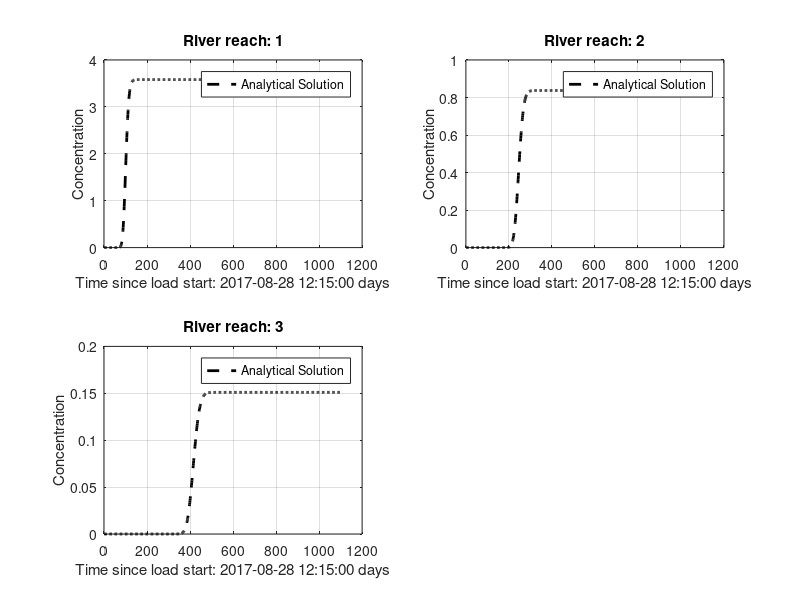

Source code (MATLAB):

% 2-dimensional analytical solution - Transient (using the analytical solution for
% instantaneous point source integrated with respect to time)

function AnltSOL_TRANSIENT_mizuroute

%%%%%%%%%%%%%%%%%%%%%%%%%%%%%%%%%%%%%%%%%%%
% CHOOSE TEST %%%%%%%%%%%%%%%%%%%%%%%%%%%%%%
%%%%%%%%%%%%%%%%%%%%%%%%%%%%%%%%%%%%%%%%%%%

% test = 2; % 2_nrTrans_instS_PorMedia
% test = 4; % 4_nrTrans_contS_PorMedia
% test = 6; % 6_nrTrans_instS_PorMedia_linDecay
% test = 8; % 8_nrTrans_contS_PorMedia_linDecay
 
test = 8; 

%%%%%%%%%%%%%%%%%%%%%%%%%%%%%%%%%%%%%%%%%%%
% General mdoel setup %%%%%%%%%%%%%%%%%%%%%
% Don't change
%%%%%%%%%%%%%%%%%%%%%%%%%%%%%%%%%%%%%%%%%%%


dist_between_nodes = cumsum([80.348, 113.724, 134.015]); % km
timeDays_travel_between_nodes = [120, 250, 370]; % days

% Preliminary calcs %%%%%%%%%%%%%%%%%%%%%%%%%%%%%%%%


% Time steps
if test == 4 || test == 8 
    %x_request = [6430, 6753, 6893];
    %x_dist_request = [1, 400, 500];
    %x_dist_request = cumsum([80.348, 113.724, 134.015]); % km
    %x_dist_request = [150]; %km
    start_day =  '2017-08-28 12:15:00';
    tsim_nDays_sinceStart = 1100; % time reachis nodes: 120, 250 and 370;
    
    if test == 4
        timeDays_travel_between_nodes = timeDays_travel_between_nodes - 20; % days
    end
    
    V_kmday = dist_between_nodes ./ (timeDays_travel_between_nodes);
    Dy = mean(V_kmday)*0.5;

elseif test == 2 || test == 6 
    tsim = [...
            60 * 60 * 24 * 55,...
            60 * 60 * 24 * 85,...
            60 * 60 * 24 * 120,...
            ];
end

% Storing %%%%%%%%%%%%%%%%%%%%%%%%%%%%%%%%
storage.Dy = Dy;
storage.tsim_nDays_sinceStart = tsim_nDays_sinceStart;
storage.V_kmday = V_kmday;
%storage.ny = ny;

%%%%%%%%%%%%%%%%%%%%%%%%%%%%%%%%%%%%%%%%%%%%%%%%%%%%%%%%%%%%%%%%%%%%%%
n_x_request = numel(dist_between_nodes);
for x_reqi = 1:n_x_request
    
    
    if test == 4 || test == 8 
        
        % Input concentration (continuous)
        C0 = 10;
         
        % Set reation rate
        if test == 4; r = 0; end                % conservative
        if test == 8; r = 0.01; end  % linear decay
        storage.C0 = C0;
        storage.r = r;
        save InputData storage;
        
        % Call analytical solver
        Analytical_calc_1D_contS(dist_between_nodes,x_reqi,tsim_nDays_sinceStart)
        
    elseif test == 2 || test == 6
        
        % Input mass (instantaneous)
        M = 350;
        
        % Mass of the receiving node
        mLayerVolFracLiq = [0.2007, 0.2014, 0.2020, 0.2027, 0.2034, 0.2041, 0.2048, 0.2055, 0.2063, 0.2070, 0.2077, 0.2085, 0.2093, 0.2101, 0.2109, 0.2117, 0.2125, 0.2133, 0.2141, 0.2150, 0.2159, 0.2167, 0.2176, 0.2185, 0.2194, 0.2204, 0.2213, 0.2223, 0.2232, 0.2242, 0.2252, 0.2262, 0.2272, 0.2283, 0.2293, 0.2304, 0.2315, 0.2326, 0.2337, 0.2348, 0.2360, 0.2372, 0.2384, 0.2396, 0.2408, 0.2420, 0.2433, 0.2446, 0.2459, 0.2472, 0.2485, 0.2499, 0.2513, 0.2527, 0.2541, 0.2555, 0.2570, 0.2584, 0.2599, 0.2615, 0.2630, 0.2646, 0.2662, 0.2678, 0.2694, 0.2711, 0.2727, 0.2744, 0.2761, 0.2779, 0.2796, 0.2814, 0.2832, 0.2850, 0.2869, 0.2888, 0.2906, 0.2925, 0.2945, 0.2964, 0.2984, 0.3003, 0.3023, 0.3043, 0.3063, 0.3083, 0.3104, 0.3124, 0.3145, 0.3165, 0.3186, 0.3206, 0.3227, 0.3247, 0.3268, 0.3288, 0.3308, 0.3328, 0.3348, 0.3368];
        hru_area_m2      = 32700;
        
        mLayerVolFracWat_summa_m3 = mLayerVolFracLiq * hru_area_m2 * mLayerDepth_summa_m;
        mLayerVolFracWat_summa_mm_m2 = mLayerVolFracLiq * hru_area_m2 * mLayerDepth_summa_m * 1000;
        UpLayVol_mm_m2 = mLayerVolFracWat_summa_m3 * 1000; % to mm*m2
        
        iLayerLiqFluxSoil_summa_mm_s = iLayerLiqFluxSoil_summa_m_s * 1000;
        
        % Set reaction rate
        if test == 2; r = 0; end                % conservative
        if test == 6; r = 0.01/(60*60*24); end  % linear decay
        
        storage.M = M;
        storage.UpLayVol_mm_m2 = UpLayVol_mm_m2;
        storage.mLayerVolFracWat_summa_mm_m2 = mLayerVolFracWat_summa_mm_m2;
        storage.mLayerVolFracLiq = mLayerVolFracLiq;
        storage.r = r;
        %storage.mLayerDepth_summa_mm = mLayerDepth_summa_mm;
        storage.iLayerLiqFluxSoil_summa_mm_s = iLayerLiqFluxSoil_summa_mm_s;
        storage.hru_area_m2 =  hru_area_m2;
        save InputData storage;
        
        % Call analytical solver
        Analytical_calc_1D_instS(tsim_i)
        
    end
    %Analytical_calc_1D_2(tsim_i)
    %Analytical_calc_1D_3(tsim_i)
    %Analytical_calc_1D_justAdv(tsim_i, mLayerDepth_summa_m)
    %Analytical_calc_2D
    %Numerical_calc
    Compare_plot(dist_between_nodes,x_reqi,...
                 start_day)
    
end


%%%%%%%%%%%%%%%%%%%%%%%%%%%%%%%%%%%%%%%%%
% ANALYTICAL
%%%%%%%%%%%%%%%%%%%%%%%%%%%%%%%%%%%%%%%%%

% 1D, continuous source, Eq. 60 of 
% USGS Chapter B7
% ANALYTICAL SOLUTIONS FOR ONE-, TWO-, AND THREE-DIMENSIONAL SOLUTE
%TRANSPORT IN GROUND-WATER SYSTEMS WITH UNIFORM FLOW
function Analytical_calc_1D_contS(...
    dist_between_nodes,...
    x_reqi,...
    tsim_nDays_sinceStart)

load InputData storage
C0=storage.C0;
Dy=storage.Dy;
r=storage.r;
V_kmday=storage.V_kmday;

Cfinal=zeros(1,tsim_nDays_sinceStart);

x_request_i = dist_between_nodes(x_reqi);

V = V_kmday(x_reqi);
V = mean(V_kmday);

h=waitbar(0,'ANALYTICAL solution: calculating...');

for t_i=1:tsim_nDays_sinceStart
    waitbar(t_i/tsim_nDays_sinceStart)
    
    % Days since start (in seconds)
    tsim_i = t_i;

    % calculation of A

    %A = (M / UpLayVol) /...
    %    ( 4*n*pi()*(Dx*Dy)^(0.5) );
    A =  C0 / 2;

    % calculation of B
    U = (V^2 + 4*r*Dy)^0.5;
    
    B1 = exp(...
            x_request_i * (V - U)/ ...
            (2 * Dy)...
            );
        
    B2 = erfc(...
            (x_request_i - (U * tsim_i) ) / ...
            (2 * (Dy * tsim_i)^0.5));
    
    C1 = exp(...
            x_request_i * (V + U)/ ...
            (2 * Dy));
    
    C2 = erfc(...
            (x_request_i + (U * tsim_i) ) / ...
            (2 * (Dy * tsim_i)^0.5));

    % Final calculation
    C = A * (B1 * B2 + C1 * C2);

    % Saving results
    Cfinal(1,t_i) = C;

end

close(h)

disp('Analytical solution calculation: OK')

storage.C_analytical = Cfinal';
save AnalytSOL storage;

function Analytical_calc_1D_2(tsim_i)

load InputData storage
C0=storage.C0;
Dy=storage.Dy;
r=storage.r;
V=storage.V;
ny=storage.ny;

Cfinal=zeros(1,ny);

h=waitbar(0,'ANALYTICAL solution: calculating...');

for y=1:ny
    waitbar(y/ny)

    % calculation of A

    %A = (M / UpLayVol) /...
    %    ( 4*n*pi()*(Dx*Dy)^(0.5) );
    
    U = (V^2 + 4*r*Dy)^0.5;
    
    A =  C0 * V^2 / (4 * r * Dy);

    % calculation of B
    
    
    B1 = 2 * exp((y * V / Dy) - r * tsim_i);
        
    B2 = erfc(...
            (y + V * tsim_i) / ...
            (2 * (Dy * tsim_i)^0.5));
    
   C1 = U / V - 1; 
        
   C2 = exp(...
            y * (V - U)/ ...
            (2 * Dy));
    
    C3 = erfc(...
            (y - U * tsim_i) / ...
            (2 * (Dy * tsim_i)^0.5));
        
    D1 = U / V + 1;
    
    D2 = exp(...
            y * (V + U)/ ...
            (2 * Dy));
    
    D3 = erfc(...
            (y + U * tsim_i) / ...
            (2 * (Dy * tsim_i)^0.5));

    % Final calculation
    C = A * (B1 * B2 + C1 * C2 * C3 + D1 * D2 * D3);

    % Saving results
    Cfinal(1,y) = C;

end

close(h)

disp('Analytical solution calculation: OK')

storage.C_analytical = Cfinal';
save AnalytSOL storage;

function Analytical_calc_1D_3(tsim_i)

load InputData storage
C0=storage.C0;
Dy=storage.Dy;
r=storage.r;
V=storage.V;
ny=storage.ny;

Cfinal=zeros(1,ny);

h=waitbar(0,'ANALYTICAL solution: calculating...');

for y=1:ny
    waitbar(y/ny)

    % calculation of A

    %A = (M / UpLayVol) /...
    %    ( 4*n*pi()*(Dx*Dy)^(0.5) );
    

    
    A =  C0;

    % calculation of B
    
    
    B1 = 0.5 *  erfc(...
                (y - V * tsim_i) / ...
                (2 * (Dy * tsim_i)^0.5));
    
   C1 = (V^2 * tsim_i / (pi() * Dy))^0.5;
   
   C2 = exp(-(...
            (y - V * tsim_i)^2)/ ...
            (4 * Dy * tsim_i));
        
   D1  = 0.5 * (1 + (V * y) / Dy + (V^2 * tsim_i) / Dy);
   
   D2  = exp(V * y / Dy);
    
    D3 = erfc(...
            (y + V * tsim_i) / ...
            (2 * (Dy * tsim_i)^0.5));
        

    % Final calculation
    C = A * (B1 +  C1 * C2 - D1 * D2 * D3);

    % Saving results
    Cfinal(1,y) = C;

end

close(h)

disp('Analytical solution calculation: OK')

storage.C_analytical = Cfinal';
save AnalytSOL storage;

function Analytical_calc_1D_justAdv(tsim_i, mLayerDepth_summa_m)

load InputData storage
C0=storage.C0;
Dy=storage.Dy;
r=storage.r;
V=storage.V;
ny=storage.ny;

Cfinal=zeros(1,ny);

h=waitbar(0,'ANALYTICAL solution: calculating...');

for y=1:ny
    waitbar(y/ny)

    % calculation of A

    %A = (M / UpLayVol) /...
    %    ( 4*n*pi()*(Dx*Dy)^(0.5) );
  

    % Final calculation
    C = C0 * (y * mLayerDepth_summa_m - V * tsim_i);

    % Saving results
    Cfinal(1,y) = C;

end

close(h)

disp('Analytical solution calculation: OK')

storage.C_analytical = Cfinal';
save AnalytSOL storage;


% 1D, instantaneous source, Eq. 76 of 
% USGS Chapter B7
% ANALYTICAL SOLUTIONS FOR ONE-, TWO-, AND THREE-DIMENSIONAL SOLUTE
%TRANSPORT IN GROUND-WATER SYSTEMS WITH UNIFORM FLOW
function Analytical_calc_1D_instS(tsim_i)

load InputData storage
M = storage.M;
UpLayVol_mm_m2 = storage.UpLayVol_mm_m2;
mLayerVolFracLiq = storage.mLayerVolFracLiq;
Dy = storage.Dy;
r = storage.r;
V_kmday = storage.V_kmday;
ny = storage.ny;
hru_area_m2 = storage.hru_area_m2;
mLayerDepth_summa_mm = storage.mLayerDepth_summa_mm;
iLayerLiqFluxSoil_summa_mm_s = storage.iLayerLiqFluxSoil_summa_mm_s;

% Loading point
Yc=1;
% porosity
n = 1; % not needed because it's accounted for in the intersticil flow velocity

% Mass injection unit of aquifer thickness (and area because it's 1D)
% M (g/m3), Vol = m3/s, M_unitVol = 
UpLayVol_m3 = UpLayVol_mm_m2 / 1000;
M_unitVol = M / UpLayVol_m3(1);
M_unitVol = M * (iLayerLiqFluxSoil_summa_mm_s);

M_unitVol = M / ((mLayerDepth_summa_mm / 1000) * mLayerVolFracLiq(1) * hru_area_m2);
M_unitVol = M_unitVol * ( 4 * n * pi() * Dy );

M_unitVol = 1.8/1000 * ( 4 * n * pi() * Dy ) / 1.75; %=1.2925e-06%


M_unitVol = (2 * iLayerLiqFluxSoil_summa_mm_s) ;

M_unitVol = (0.006 * iLayerLiqFluxSoil_summa_mm_s / 6);

Cinit = (2 * iLayerLiqFluxSoil_summa_mm_s * 900 * hru_area_m2/1000) ...
        / (iLayerLiqFluxSoil_summa_mm_s * 900 * hru_area_m2/1000 + UpLayVol_m3(1)/6);
M_unitVol = Cinit * V;
M_unitVol = M_unitVol / 3.2%* 1.8e6 
%M_unitVol = 1.2925e-06;

Cfinal=zeros(1,ny);

h=waitbar(0,'ANALYTICAL solution: calculating...');

for y=1:ny
    
    waitbar(y/ny)

    % calculation of A

    A = (M_unitVol) /...
        ( 4 * n * pi() * Dy);

    % calculation of B
    B = exp(...
            V*(y-Yc)/ ...
            (2*Dy));

    D = exp( ...
            -( V^2 / (4*Dy) + r) * tsim_i ...
            -( (y-Yc)^2 ./ (4 * Dy * tsim_i))) ;

    % Final calculation
    C = A * B * D;

    % Saving results
    Cfinal(1,y) = C;
   
end
close(h)

% Get the effect of dilution because of different layer volumes
% 1) Using cubic spline to extrapolate for all sub-layers because the
% analytical solution has 1 mm of resolution, while the model has 6 mm
mLayerVolFracLiq_interp = spline(...
    1:6:600,...
    mLayerVolFracLiq,...
    1:1:600);
%figure;plot(mLayerVolFracLiq_interp^0.5,[1:1:600]/1000); set(gca,"Ydir","reverse"); set(gca,"Xdir","reverse");

Cfinal_corr = Cfinal * mLayerVolFracLiq_interp(1) ./ mLayerVolFracLiq_interp;

disp('Analytical solution calculation: OK')

storage.C_analytical = Cfinal_corr';
save AnalytSOL storage;

function Analytical_calc_2D

load InputData storage
M=storage.M;
UpLayVol=storage.UpLayVol;
n=storage.n;
Dx=storage.Dx;
Dy=storage.Dy;
r=storage.r;
Xc=storage.Xc;
Yc=storage.Yc;
tsim=storage.tsim;
V=storage.V;
nx=storage.nx;
ny=storage.ny;

Cfinal=zeros(nx,ny);

h=waitbar(0,'ANALYTICAL solution: calculating...');
for x=1:nx
    waitbar(x/nx)
    for y=1:ny
        
    % calculation of A
    
    A = (M / UpLayVol) /...
        ( 4*n*pi()*(Dx*Dy)^(0.5) );

    % calculation of B
    B = exp(...
            V*(y-Yc)/ ...
            (2*Dy));

    % Integral to solve
    fun = @(t) exp( ...
                    -( V^2 / (4*Dx) + r) * t ...
                    -( (x-Xc)^2 ./ (4*Dx*t) ) ...
                    -( (y-Yc)^2 ./ (4*Dy*t))) ;
                
    D = quad(fun,0,tsim);

    % Final calculation
    C = A*B*D;
    
    % Saving results
    Cfinal(x,y) = C;
   
    end
end
close(h)

disp('Analytical solution calculation: OK')

storage.C_analytical = Cfinal';
save AnalytSOL storage;


%%%%%%%%%%%%%%%%%%%%%%%%%%%%%%%%%%%%%%%%%
% Plotting
%%%%%%%%%%%%%%%%%%%%%%%%%%%%%%%%%%%%%%%%%

function Compare_plot(dist_between_nodes,x_reqi,...
                 start_day)

load InputData storage;
InputData = storage;

load AnalytSOL storage;
C_analytical = storage.C_analytical;


colormap(gray);

n_x_request = numel(dist_between_nodes);

nsubplot_x = ceil((n_x_request)^0.5);
nsubplot_y = ceil(n_x_request / nsubplot_x);

if x_reqi==1
     figure
end

% Longitudinal profile
subplot(nsubplot_x,nsubplot_y,x_reqi)
plot(C_analytical,'k--','linewidth',2)
%ylim([0 InputData.ny/1000])
%xlim([0 2])
%set(gca, 'Ydir', 'reverse'); 
ylabel('Concentration')
xlabel(['Time since load start: ', start_day, ' days'])
title(['River reach: ', num2str(x_reqi)])
legend('Analytical Solution')
%set (gca,'Xdir','reverse')
grid on
hold on


disp('ANALYTICAL and NUMERICAL solutions compared: OK')
disp('Finished')